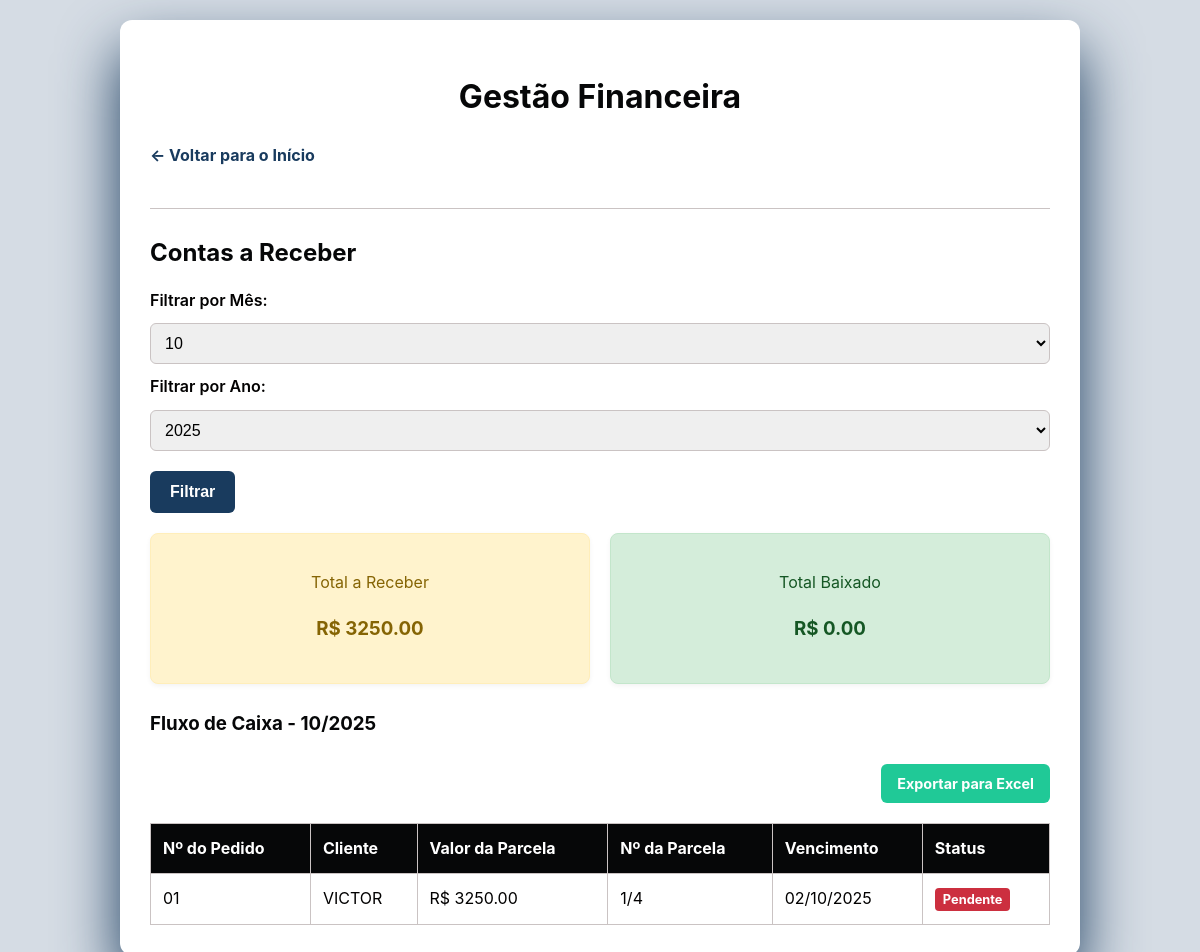
The app's page /gestao_financeira (signed in) with its own data.
### app.py (models this page shows)
class Pedido(db.Model):
    id = db.Column(db.Integer, primary_key=True)
    numero_pedido = db.Column(db.String(50), nullable=False, unique=True)
    cliente_nome = db.Column(db.String(100), nullable=False)
    valor_total = db.Column(db.Float, nullable=False)
    forma_pagamento = db.Column(db.String(50), nullable=False)
    num_parcelas = db.Column(db.Integer)
    data_lancamento = db.Column(db.Date, nullable=False)
    parcelas = db.relationship('Parcela', backref='pedido', lazy=True, cascade="all, delete-orphan")

class Parcela(db.Model):
    id = db.Column(db.Integer, primary_key=True)
    valor = db.Column(db.Float, nullable=False)
    data_vencimento = db.Column(db.Date, nullable=False)
    status = db.Column(db.String(50), nullable=False, default='Pendente')
    parcela_num = db.Column(db.Integer, nullable=False)
    pedido_id = db.Column(db.Integer, db.ForeignKey('pedido.id'), nullable=False)

### app.py (the view)
@app.route('/gestao_financeira', methods=['GET'])
@login_required
def gestao_financeira():
    mes_str = request.args.get('mes')
    ano_str = request.args.get('ano')
    if mes_str and ano_str:
        mes = int(mes_str)
        ano = int(ano_str)
    else:
        hoje = date.today()
        mes = hoje.month
        ano = hoje.year
    parcelas = Parcela.query.order_by(Parcela.data_vencimento).all()
    fluxo_caixa_mensal = {}
    for parcela in parcelas:
        chave_mes = f"{parcela.data_vencimento.year}-{parcela.data_vencimento.month:02d}"
        if chave_mes not in fluxo_caixa_mensal:
            fluxo_caixa_mensal[chave_mes] = {'total_receber': 0, 'total_baixado': 0, 'parcelas': []}
        fluxo_caixa_mensal[chave_mes]['parcelas'].append({
            'id': parcela.id,
            'numero_pedido': parcela.pedido.numero_pedido,
            'cliente_nome': parcela.pedido.cliente_nome,
            'valor': parcela.valor,
            'parcelas': f'{parcela.parcela_num}/{parcela.pedido.num_parcelas}',
            'data_vencimento': parcela.data_vencimento,
            'status': parcela.status
        })
        if parcela.status == 'Baixado':
            fluxo_caixa_mensal[chave_mes]['total_baixado'] += parcela.valor
        else:
            fluxo_caixa_mensal[chave_mes]['total_receber'] += parcela.valor
    fluxo_mes_selecionado = fluxo_caixa_mensal.get(f"{ano}-{mes:02d}", {'total_receber': 0, 'total_baixado': 0, 'parcelas': []})
    total_a_receber = fluxo_mes_selecionado['total_receber']
    total_baixado = fluxo_mes_selecionado['total_baixado']
    parcelas_do_mes = sorted(fluxo_mes_selecionado['parcelas'], key=lambda p: p['data_vencimento'])
    meses_disponiveis = sorted(fluxo_caixa_mensal.keys())
    return render_template(
        'gestao_financeira.html',
        parcelas_do_mes=parcelas_do_mes,
        total_a_receber=total_a_receber,
        total_baixado=total_baixado,
        mes=mes,
        ano=ano,
        meses_disponiveis=meses_disponiveis
    )

### app.py (called while the page is built)
@login_manager.user_loader
def load_user(user_id):
    return User.query.get(int(user_id))

@app.context_processor
def inject_user():
    return dict(current_user=current_user)

### templates/gestao_financeira.html (shortened to what this page needs)
<!DOCTYPE html>
<html lang="pt-br">
<head>
<link rel="stylesheet" href="{{ url_for('static', filename='style.css') }}">
</head>
<body>
<div class="container">
<h1 class="header-text">Gestão Financeira</h1>
<a href="{{ url_for('index') }}" class="back-link">← Voltar para o Início</a>
<hr>
    <h2 class="sub-header-text">Contas a Receber</h2>
    <form method="GET" class="filter-form">
        <div class="form-row">
            <label for="mes">Filtrar por Mês:</label>
            <select id="mes" name="mes">
                {% for m in range(1, 13) %}
                    <option value="{{ m }}" {% if m == mes %}selected{% endif %}>{{ m }}</option>
                {% endfor %}
            </select>
            <label for="ano">Filtrar por Ano:</label>
            <select id="ano" name="ano">
                {% for y in range(2023, 2030) %}
                    <option value="{{ y }}" {% if y == ano %}selected{% endif %}>{{ y }}</option>
                {% endfor %}
            </select>
            <button type="submit" class="filter-button">Filtrar</button>
        </div>
    </form>
    <div class="summary-cards">
        <div class="card total-receber-card">
            <p>Total a Receber</p>
            <h3>R$ {{ "%.2f"|format(total_a_receber) }}</h3>
        </div>
        <div class="card total-baixado-card">
            <p>Total Baixado</p>
            <h3>R$ {{ "%.2f"|format(total_baixado) }}</h3>
        </div>
    </div>
    <h3 class="sub-header-text">Fluxo de Caixa - {{ mes }}/{{ ano }}</h3>
    {% if parcelas_do_mes %}
        <div class="export-button-container">
            <a href="{{ url_for('exportar_pedidos') }}" class="button-link export-button">Exportar para Excel</a>
        </div>
        <table class="data-table">
            <thead>
                <tr>
                    <th>Nº do Pedido</th>
                    <th>Cliente</th>
                    <th>Valor da Parcela</th>
                    <th>Nº da Parcela</th>
                    <th>Vencimento</th>
                    <th>Status</th>
                </tr>
            </thead>
            <tbody>
                {% for parcela in parcelas_do_mes %}
                    <tr>
                        <td>{{ parcela.numero_pedido }}</td>
                        <td>{{ parcela.cliente_nome }}</td>
                        <td>R$ {{ "%.2f"|format(parcela.valor) }}</td>
                        <td>{{ parcela.parcelas }}</td>
                        <td>{{ parcela.data_vencimento.strftime('%d/%m/%Y') }}</td>
                        <td><span class="status-badge {% if parcela.status == 'Baixado' %}baixado-badge{% else %}pendente-badge{% endif %}">{{ parcela.status }}</span></td>
                    </tr>
                {% endfor %}
            </tbody>
        </table>
    {% else %}
        <p>Nenhuma parcela a receber com vencimento neste mês.</p>
    {% endif %}
</div>
</body>
</html>

### static/style.css (style rules this page uses)
:root { --primary-color: #193b5e; --primary-dark-color: #060708; --secondary-color: #000; --background-color: #d5dce4; --card-background: #ffffff; --text-color: #020101; --light-text-color: #fff; --border-color: #cac3c3; --success-color: #060708; --danger-color: #cc2f3f; --info-color: #193b5e; --box-shadow: 0 30px 60px #193b5e; }
body { font-family: -apple-system, BlinkMacSystemFont, "Segoe UI", Roboto, "Helvetica Neue", Arial, sans-serif; background-color: var(--background-color); color: var(--text-color); margin: 0; padding: 20px; line-height: 1.6; }
.container { max-width: 900px; margin: 0 auto; background-color: var(--card-background); padding: 30px; border-radius: 12px; box-shadow: var(--box-shadow); }
.header-text { text-align: center; color: var(--primary-dark-color); margin-bottom: 20px; }
.sub-header-text { color: var(--primary-dark-color); margin-top: 25px; margin-bottom: 15px; }
hr { border: 0; border-top: 1px solid var(--border-color); margin: 20px 0; }
.back-link { display: inline-block; margin-bottom: 20px; color: var(--primary-color); text-decoration: none; font-weight: bold; transition: color 0.3s ease; }
.button-link { display: inline-block; padding: 10px 20px; border-radius: 6px; text-decoration: none; font-weight: bold; transition: background-color 0.3s ease, transform 0.2s ease; text-align: center; white-space: nowrap; }
.export-button { background-color: #20c997; color: var(--light-text-color); font-size: 0.9rem; padding: 8px 16px; margin-top: 10px; }
label { font-weight: 600; }
input[type="text"], input[type="password"], input[type="number"], input[type="date"], select { width: 100%; padding: 10px; border: 1px solid var(--border-color); border-radius: 6px; box-sizing: border-box; font-size: 1rem; }
button[type="submit"] { background-color: var(--primary-color); color: var(--light-text-color); padding: 12px 20px; border: none; border-radius: 6px; cursor: pointer; font-size: 1rem; font-weight: bold; transition: background-color 0.3s ease; margin-top: 10px; }
.data-table { width: 100%; border-collapse: collapse; margin-top: 20px; }
.data-table th, .data-table td { padding: 12px; border: 1px solid var(--border-color); text-align: left; vertical-align: middle; }
.data-table th { background-color: var(--primary-dark-color); color: var(--light-text-color); font-weight: bold; }
.status-badge { padding: 4px 8px; border-radius: 4px; font-weight: bold; font-size: 0.8rem; color: var(--light-text-color); }
.pendente-badge { background-color: var(--danger-color); }
.summary-cards { display: flex; justify-content: space-between; gap: 20px; margin-bottom: 20px; }
.card { flex: 1; padding: 20px; border-radius: 8px; box-shadow: 0 2px 5px rgba(19, 16, 16, 0.05); text-align: center; }
.total-receber-card { background-color: #fff3cd; color: #856404; border: 1px solid #ffeeba; }
.total-baixado-card { background-color: #d4edda; color: #155724; border: 1px solid #c3e6cb; }
.filter-form { margin-bottom: 20px; }
.form-row { display: flex; align-items: center; gap: 10px; flex-wrap: wrap; }
.filter-button { background-color: var(--primary-color); color: var(--light-text-color); border: none; padding: 10px 15px; border-radius: 6px; cursor: pointer; font-weight: bold; transition: background-color 0.3s ease; }
.export-button-container { text-align: right; margin-bottom: 10px; }

### records on screen
Pedido: numero_pedido "01", cliente_nome "VICTOR"
Parcela: valor "3250.00", data_vencimento "02/10/2025", status "Pendente"

### other values on screen
{{ "%.2f"|format(total_a_receber) }} "3250.00"
{{ "%.2f"|format(total_baixado) }} "0.00"
{{ mes }} "10"
{{ parcela.parcelas }} "1/4"
form field mes "10"
form field ano "2025"
